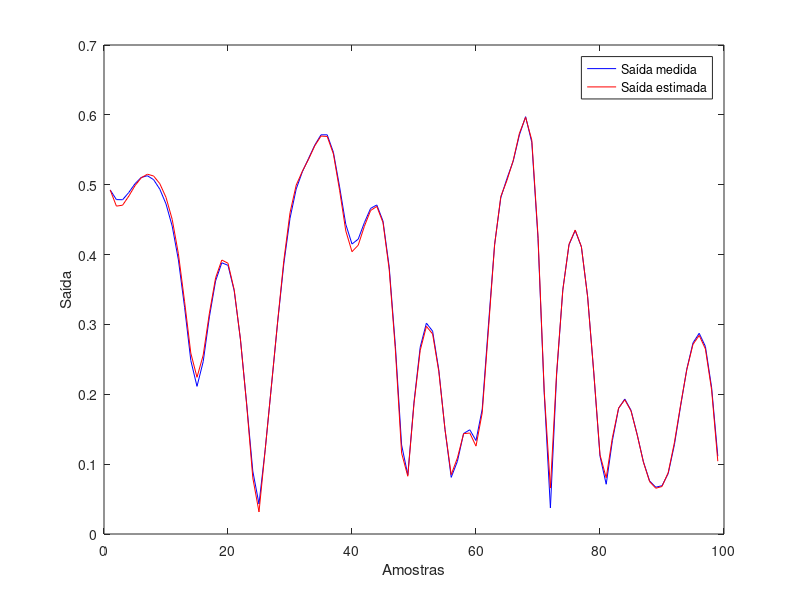

Write the MATLAB code that produced this figure.
load('IN_OUT_PA.mat'); 

P = 5; 
M = 1; 

N = length(in);
XX = zeros(N, (P+1) * (M+1));

for n = 1:N
    col = 1;
    for p = 0:P
        for m = 0:M
            if n-m > 0
                XX(n, col) = in(n-m)^p;
            else
                XX(n, col) = 0;
            end
            col = col + 1;
        end
    end
end

H = XX \ out;
out_est = XX * H;

figure;
plot(out, 'b', 'DisplayName', 'Saída medida');
hold on;
plot(out_est, 'r', 'DisplayName', 'Saída estimada');
xlabel('Amostras');
ylabel('Saída');
legend;